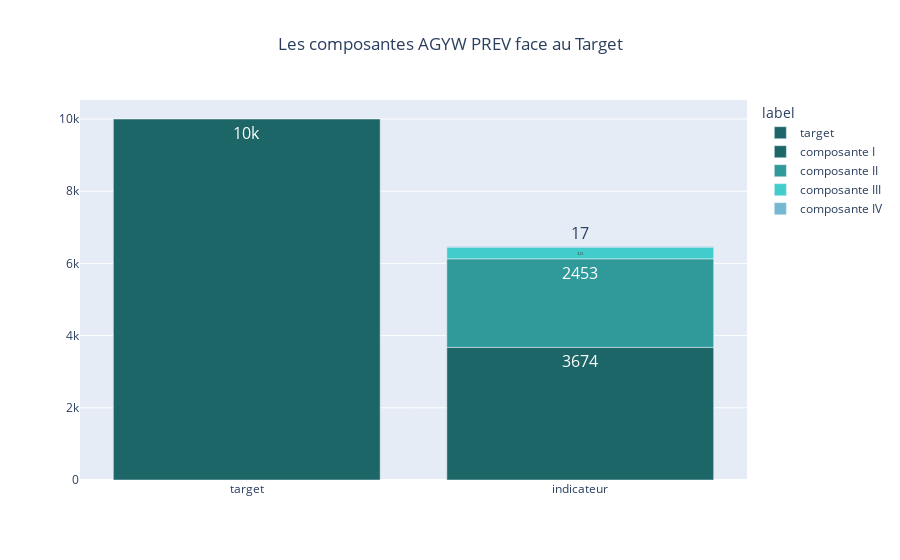

Source (notebook cell):
### Markdown cell above
## Deprecated

### Code cell
stack_data = DataFrame({     
      "supp":["target","indicateur","indicateur","indicateur",'indicateur'],
      "label": [
            "target",
            "composante I",
            "composante II",
            "composante III",
            'composante IV'
      ],
      "data": [
            target,
            datim.total_datimI,
            datim.total_datimII,
            datim.total_datimIII,
            datim.total_datimIV
      ]
})

fig = px.bar(
    stack_data,
    x="supp",
    y="data",
    text="data",
    text_auto=True,
    title="Les composantes AGYW PREV face au Target",
    color="label",
    labels={"supp":"","data":""},
    color_discrete_map={
        "target":"#1D6667", 
        "composante I":"#1D6667",
        "composante II":"#309999",
        "composante III":"#43CCCC",
        "composante IV":"#75b8d1",
    },
)
fig = fig.update_layout(title_x=0.5)
fig.update_traces(textfont_size=16)
fig.write_image("./rezo/composante_agywprev.png")

### Figure 1 — Plotly figure (JSON) as saved in the notebook; plotly's stock layout.template omitted (floating-point values rounded to 4 significant figures)
{"data": [{"alignmentgroup": "True", "hovertemplate": "label=target<br>=%{text}<extra></extra>", "legendgroup": "target", "marker": {"color": "#1D6667", "pattern": {"shape": ""}}, "name": "target", "offsetgroup": "target", "orientation": "v", "showlegend": true, "text": [10000], "textfont": {"size": 16}, "textposition": "auto", "texttemplate": "%{y}", "type": "bar", "x": ["target"], "xaxis": "x", "y": [10000], "yaxis": "y"}, {"alignmentgroup": "True", "hovertemplate": "label=composante I<br>=%{text}<extra></extra>", "legendgroup": "composante I", "marker": {"color": "#1D6667", "pattern": {"shape": ""}}, "name": "composante I", "offsetgroup": "composante I", "orientation": "v", "showlegend": true, "text": [3674], "textfont": {"size": 16}, "textposition": "auto", "texttemplate": "%{y}", "type": "bar", "x": ["indicateur"], "xaxis": "x", "y": [3674], "yaxis": "y"}, {"alignmentgroup": "True", "hovertemplate": "label=composante II<br>=%{text}<extra></extra>", "legendgroup": "composante II", "marker": {"color": "#309999", "pattern": {"shape": ""}}, "name": "composante II", "offsetgroup": "composante II", "orientation": "v", "showlegend": true, "text": [2453], "textfont": {"size": 16}, "textposition": "auto", "texttemplate": "%{y}", "type": "bar", "x": ["indicateur"], "xaxis": "x", "y": [2453], "yaxis": "y"}, {"alignmentgroup": "True", "hovertemplate": "label=composante III<br>=%{text}<extra></extra>", "legendgroup": "composante III", "marker": {"color": "#43CCCC", "pattern": {"shape": ""}}, "name": "composante III", "offsetgroup": "composante III", "orientation": "v", "showlegend": true, "text": [323], "textfont": {"size": 16}, "textposition": "auto", "texttemplate": "%{y}", "type": "bar", "x": ["indicateur"], "xaxis": "x", "y": [323], "yaxis": "y"}, {"alignmentgroup": "True", "hovertemplate": "label=composante IV<br>=%{text}<extra></extra>", "legendgroup": "composante IV", "marker": {"color": "#75b8d1", "pattern": {"shape": ""}}, "name": "composante IV", "offsetgroup": "composante IV", "orientation": "v", "showlegend": true, "text": [17], "textfont": {"size": 16}, "textposition": "auto", "texttemplate": "%{y}", "type": "bar", "x": ["indicateur"], "xaxis": "x", "y": [17], "yaxis": "y"}], "layout": {"barmode": "relative", "legend": {"title": {"text": "label"}, "tracegroupgap": 0}, "title": {"text": "Les composantes AGYW PREV face au Target", "x": 0.5}, "xaxis": {"anchor": "y", "domain": [0, 1], "title": {"text": ""}}, "yaxis": {"anchor": "x", "domain": [0, 1], "title": {"text": ""}}}}
